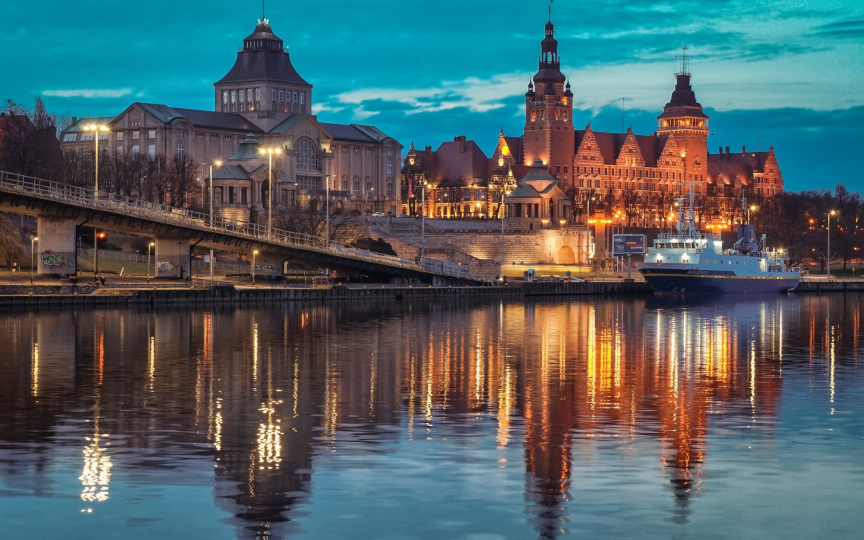
#> input picture example_images/carrier.jpg, 2592 x 1620 px, found by its file name (shown at 1/3 size)
$ python encoder.py
#> lines starting #> are read from the running program, lines starting #| are printed output that depends on the picture
import cv2
import numpy as np
import matplotlib.pyplot as plt
from mpl_toolkits.mplot3d import Axes3D

# [61 lines left out: functions plot_3d_magnitude_spectrum, plot_chrominance_magnitude_spectrum_3d, plot_chrominance_magnitude_spectrum, show_image, not called in this run]


def encode_image(carrier_img, embed_img_a, embed_img_b):
    # Adım 1: JPEG imgesi alınır.
#> called with carrier_img = 'carrier.jpg', embed_img_a = 'lenna.png', embed_img_b = 'parrots.png'
    carrier_img = cv2.imread(carrier_img)
#> carrier_img is the input picture: shape (1620, 2592, 3); mean B, G, R 102, 98, 78.9

    # Adım 2: RGB color'dan LAB color'a geçilir.
    carrier_lab = cv2.cvtColor(carrier_img, cv2.COLOR_BGR2LAB)
#> carrier_lab: shape (1620, 2592, 3); mean of channels 0, 1, 2 104.4, 128.1, 125.9

    # Adım 3: LAB color'un katmanları olan chrominance-a ve chrominance-b katmanlarının 2D FFT'si hesaplanır.
    luminance, chroma_a, chroma_b = cv2.split(carrier_lab)
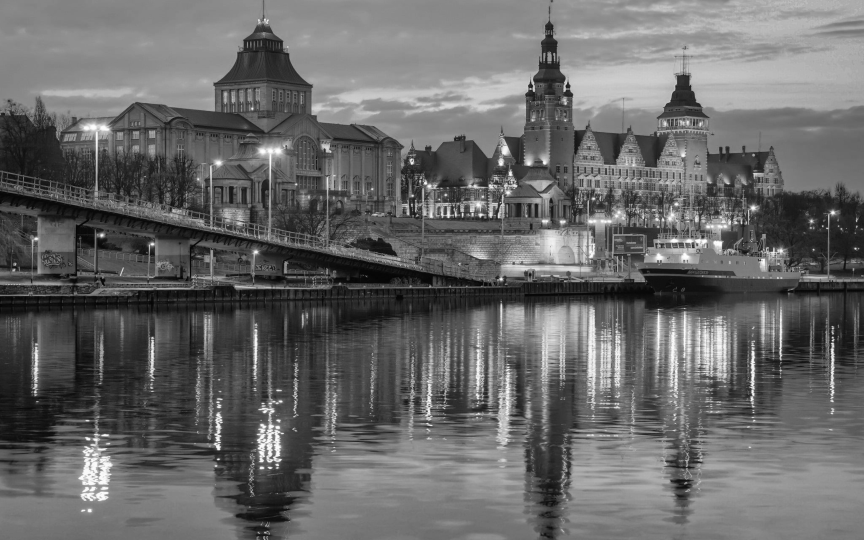
#> luminance: shape (1620, 2592) (shown at 1/3 size); min 0, max 255, mean 104.4
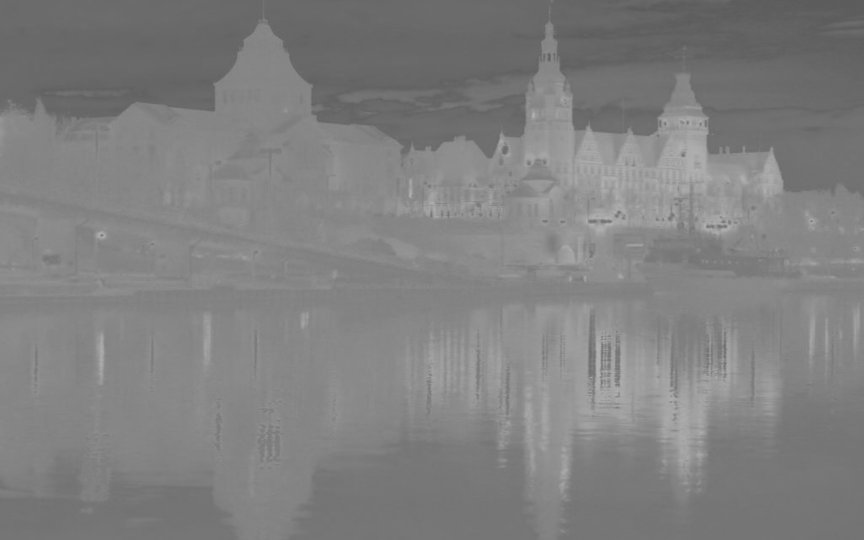
#> chroma_a: shape (1620, 2592) (shown at 1/3 size); min 89, max 183, mean 128.1
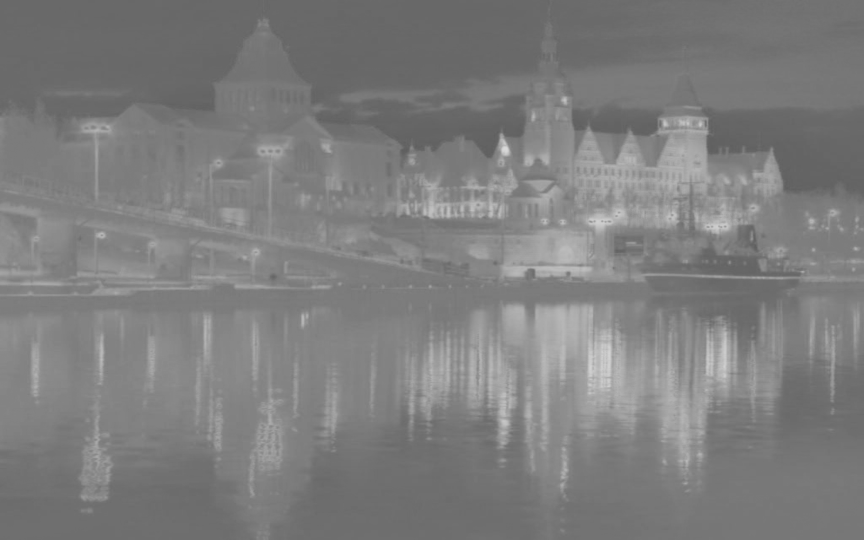
#> chroma_b: shape (1620, 2592) (shown at 1/3 size); min 93, max 218, mean 125.9
    chrom_a_fft = np.fft.fft2(chroma_a)
    chrom_b_fft = np.fft.fft2(chroma_b)
    # show_image("chrom_a_fft", 20*np.log10(np.abs(chrom_a_fft)))
    # show_image("chrom_b_fft", 20*np.log10(np.abs(chrom_b_fft)))
    # show_image("luminance", luminance)

    # Adım 4: chrom_a_fft'i mangetude ve phase'ine ayrılır.
    chrom_a_fft_mag = np.abs(chrom_a_fft)
    chrom_a_fft_phase = np.angle(chrom_a_fft)
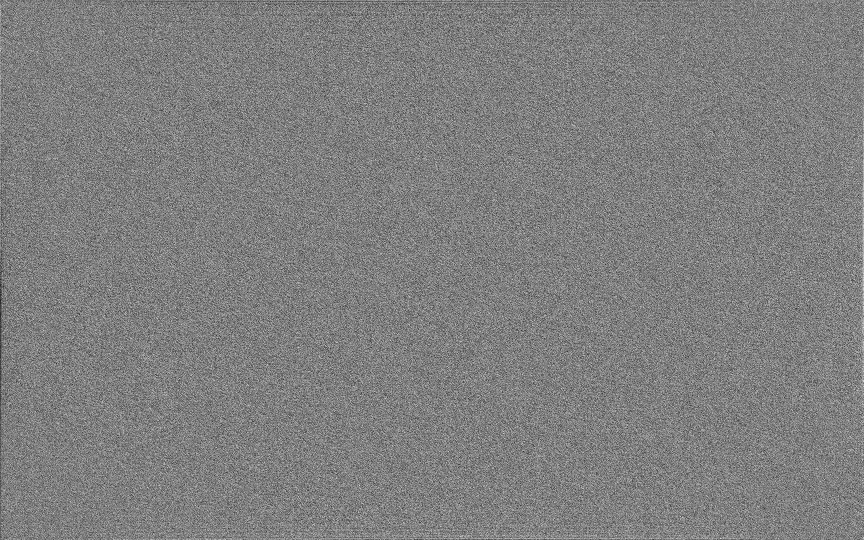
#> chrom_a_fft_phase: shape (1620, 2592) float64 (shown at 1/3 size); min -3.14, max 3.14, mean 7.48e-07; drawn with min black and max white
    # show_image("chrom_a_fft_mag", chrom_a_fft_mag)
    # show_image("chrom_a_fft_phase", chrom_a_fft_phase)

    # Adım 5: chrom_b_fft'i mangetude ve phase'ine ayrılır.
    chrom_b_fft_mag = np.abs(chrom_b_fft)
    chrom_b_fft_phase = np.angle(chrom_b_fft)
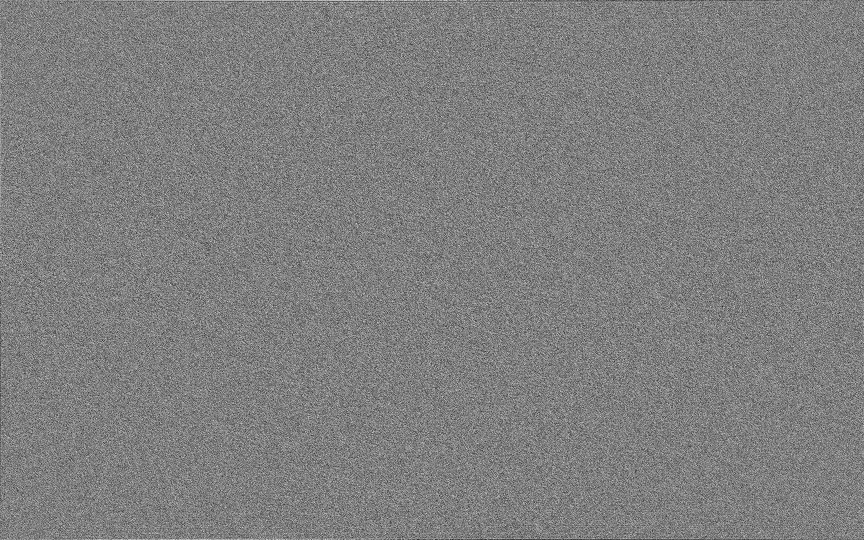
#> chrom_b_fft_phase: shape (1620, 2592) float64 (shown at 1/3 size); min -3.14, max 3.14, mean 1.66e-17; drawn with min black and max white

    # show_image("chrom_b_fft_mag", chrom_b_fft_mag)
    # show_image("chrom_b_fft_phase", chrom_b_fft_phase)
    # plot_chrominance_magnitude_spectrum_3d(chrom_a_fft_mag, chrom_b_fft_mag)

    # Adım 6: İki tane JPEG imgesi alınır (embed_img_a, embed_img_b)
    embed_img_a = cv2.imread(embed_img_a, cv2.IMREAD_GRAYSCALE)
    embed_img_b = cv2.imread(embed_img_b, cv2.IMREAD_GRAYSCALE)
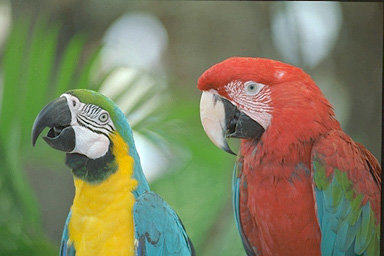
#> input picture example_images/parrots.png, 384 x 256 px, found by its file name
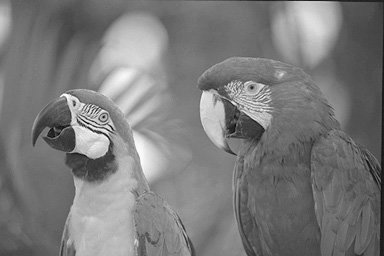
#> embed_img_b: shape (256, 384); min 5, max 255, mean 122.9

    # Adım 7: embed_img_a, embed_img_b imgeleri carrier_img'ın yarısı olacak kadar scale edilir.
    fixed_shape = (500, 500)
#> (the run stopped early here; a loop or call above may not have finished)
